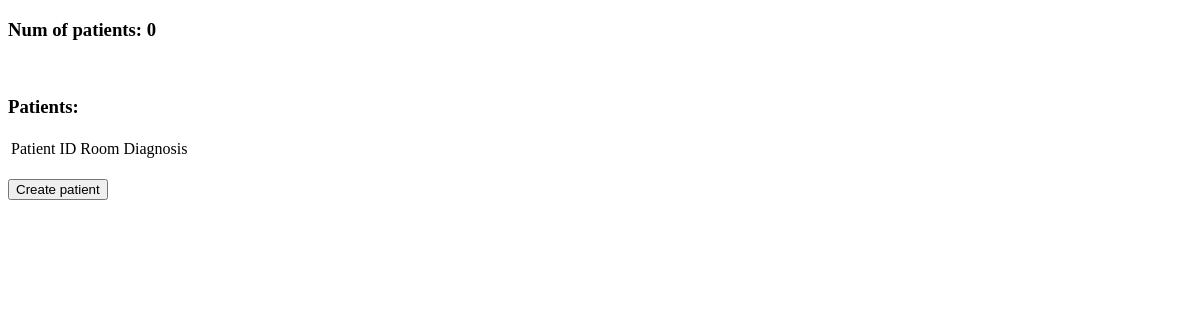
The app's page /app/, older data.
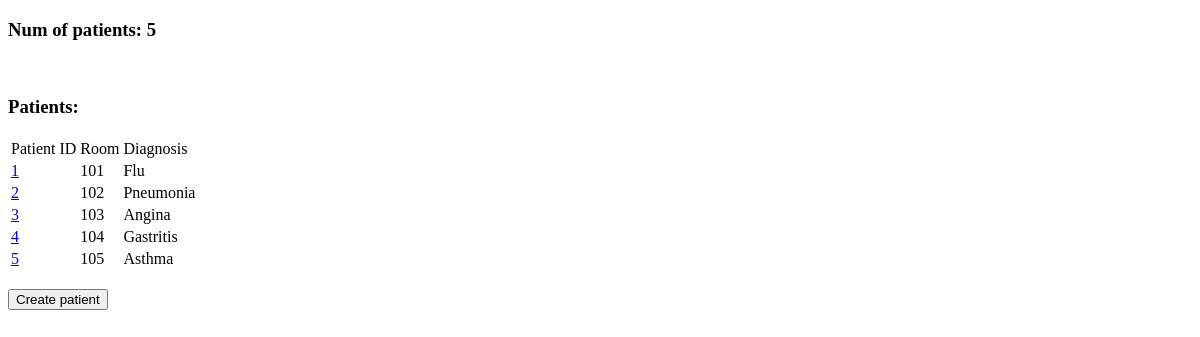
The same page, newer data.
### app/models.py (models this page shows, shortened)
class Patient(models.Model):
    patient_id = models.AutoField(primary_key=True)
    person = models.ForeignKey(Person, on_delete=models.CASCADE)
    supervised_by = models.ForeignKey(Staff, on_delete=models.CASCADE)
    room = models.IntegerField()
    age = models.IntegerField()
    diagnosis = models.CharField(max_length=100)

### app/views.py (the view)
# urls.py: path('', views.index, name='index'),
def index(request):
    num_patients = Patient.objects.count()
    patients = Patient.objects.all()
    context = {
        'num_patients': num_patients,
        'patients': patients,
    }
    return render(request, 'index.html', context=context)

### app/templates/index.html (shortened to what this page needs)
<!DOCTYPE html>
<html lang="en">
  <head>
    <!-- {% load static %}
    <link rel="stylesheet" href="{% static 'css/styles.css' %}" /> -->
  </head>
  <body>
    <h3>Num of patients: {{ num_patients }}</h3><br>
    <h3>Patients:</h3>
    <table>
      <thead>
          <tr>
            <td>Patient ID</td>
            <td>Room</td>
            <td>Diagnosis</td>
          </tr>
      </thead>
      <tbody>
          {% for patient in patients %}
            <tr>
              <td><a href="{% url 'patient-detail' patient.patient_id %}">{{ patient.patient_id }}</a></td>
              <td>{{ patient.room }}</td>
              <td>{{ patient.diagnosis }}</td>
            </tr>
          {% endfor %}
      </tbody>
      </table><br>
      <form style="display: inline" action="{% url 'patient-create' %}" method="get">
        <button>Create patient</button>
      </form>
  </body>
</html>

Row changes from the older to the newer data that the page shows:
added Patient: patient_id "1", room "101", diagnosis "Flu"
added Patient: patient_id "2", room "102", diagnosis "Pneumonia"
added Patient: patient_id "3", room "103", diagnosis "Angina"
added Patient: patient_id "4", room "104", diagnosis "Gastritis"
added Patient: patient_id "5", room "105", diagnosis "Asthma"
Text that changed along with them:
{{ num_patients }}: "0" → "5"
